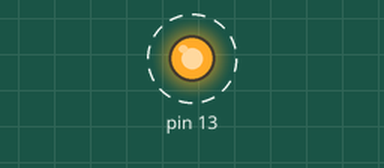
Recording of a sketch running on a simulated Arduino Uno, built with avr-gcc and run on an emulated ATmega328P. Shown: output pins drawn as LEDs (lit = HIGH). Dashed ring = blinking.

Above: at 0.5 s.
Timing chart, 0 to 4.6 s (numbered marks = the images above):
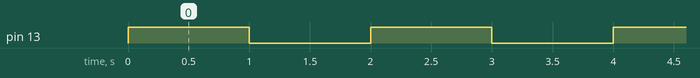

The sketch:

blink.ino
```cpp
void setup() {
pinMode(13,OUTPUT );
}

void loop() {
  digitalWrite(13,HIGH);
  delay(1000);
  digitalWrite(13,LOW);
  delay(1000);
}
// Metodo de parpadeo

 void parpadeo(int time){
  digitalWrite(13,HIGH);
  delay(time);
  digitalWrite(13,LOW);
  delay(time);
  }
```

Measured:
- by itself, pin 13: alternates HIGH for 1.0 s and LOW for 1.0 s
